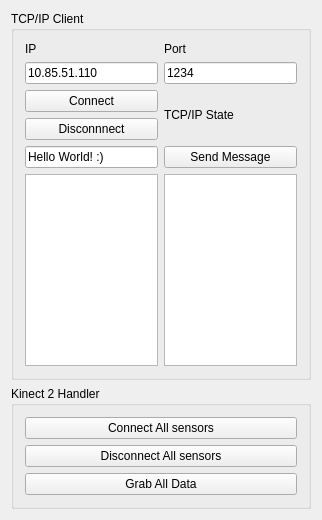
<?xml version="1.0" encoding="UTF-8"?>
<ui version="4.0">
 <class>ClientWidget</class>
 <widget class="QWidget" name="ClientWidget">
  <property name="geometry">
   <rect>
    <x>0</x>
    <y>0</y>
    <width>322</width>
    <height>520</height>
   </rect>
  </property>
  <property name="windowTitle">
   <string>MultiKinect TCPIP Controller</string>
  </property>
  <layout class="QVBoxLayout" name="verticalLayout">
   <item>
    <widget class="QGroupBox" name="groupBox">
     <property name="title">
      <string>TCP/IP Client</string>
     </property>
     <layout class="QGridLayout" name="gridLayout_2">
      <item row="1" column="1">
       <widget class="QLineEdit" name="lineEdit_Port">
        <property name="text">
         <string>1234</string>
        </property>
       </widget>
      </item>
      <item row="4" column="0">
       <widget class="QLineEdit" name="lineEdit_Message">
        <property name="text">
         <string>Hello World! :)</string>
        </property>
       </widget>
      </item>
      <item row="2" column="0">
       <widget class="QPushButton" name="pushButton_Connect">
        <property name="text">
         <string>Connect</string>
        </property>
       </widget>
      </item>
      <item row="1" column="0">
       <widget class="QLineEdit" name="lineEdit_IP">
        <property name="text">
         <string>10.85.51.110</string>
        </property>
       </widget>
      </item>
      <item row="4" column="1">
       <widget class="QPushButton" name="pushButton_Send">
        <property name="text">
         <string>Send Message</string>
        </property>
       </widget>
      </item>
      <item row="0" column="1">
       <widget class="QLabel" name="label_2">
        <property name="text">
         <string>Port</string>
        </property>
       </widget>
      </item>
      <item row="0" column="0">
       <widget class="QLabel" name="label">
        <property name="text">
         <string>IP</string>
        </property>
       </widget>
      </item>
      <item row="3" column="0">
       <widget class="QPushButton" name="pushButton_Disconnect">
        <property name="text">
         <string>Disconnnect</string>
        </property>
       </widget>
      </item>
      <item row="2" column="1" rowspan="2">
       <widget class="QLabel" name="label_ConnectionState">
        <property name="text">
         <string>TCP/IP State</string>
        </property>
       </widget>
      </item>
      <item row="5" column="0">
       <widget class="QPlainTextEdit" name="plainTextEdit_sent"/>
      </item>
      <item row="5" column="1">
       <widget class="QPlainTextEdit" name="plainTextEdit_received"/>
      </item>
     </layout>
    </widget>
   </item>
   <item>
    <widget class="QGroupBox" name="groupBox_2">
     <property name="title">
      <string>Kinect 2 Handler</string>
     </property>
     <layout class="QGridLayout" name="gridLayout_3">
      <item row="0" column="0">
       <widget class="QPushButton" name="pushButton_Connect_Devices">
        <property name="text">
         <string>Connect All sensors</string>
        </property>
       </widget>
      </item>
      <item row="1" column="0">
       <widget class="QPushButton" name="pushButton_Disconnect_Devices">
        <property name="text">
         <string>Disconnect All sensors</string>
        </property>
       </widget>
      </item>
      <item row="2" column="0">
       <widget class="QPushButton" name="pushButton_Grab_Devices">
        <property name="text">
         <string>Grab All Data</string>
        </property>
       </widget>
      </item>
     </layout>
    </widget>
   </item>
  </layout>
 </widget>
 <layoutdefault spacing="6" margin="11"/>
 <resources/>
 <connections/>
</ui>
